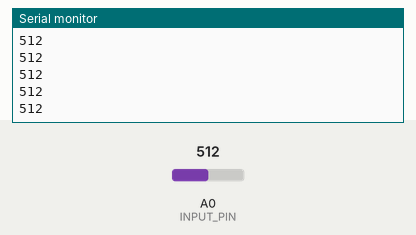
Recording of a sketch running on a simulated Arduino Uno, built with avr-gcc and run on an emulated ATmega328P. Shown: the last lines printed to the serial monitor. The test bench sets the inputs (shaded band); at power-on: A0 (INPUT_PIN) = 512.

Above: at 1.2 s.
1.3 s: A0 (INPUT_PIN) set to 716
At 1.38 s:
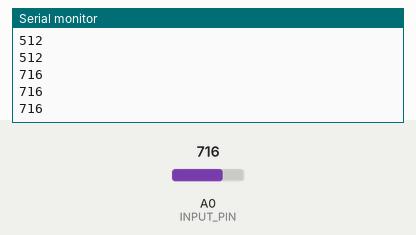
2.8 s: A0 (INPUT_PIN) set to 900
At 2.88 s:
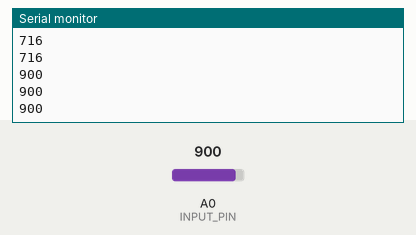
Timing chart, 0 to 5.8 s (numbered marks = the images above; inputs shaded):
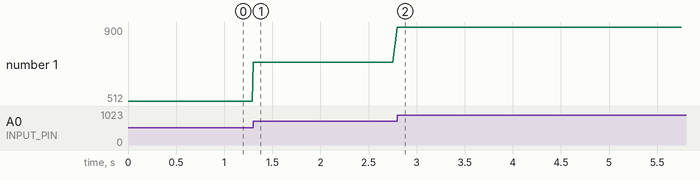

Measured:
- after the input at 1.3 s, the serial monitor: prints a new line at once (image 1)
- after the input at 2.8 s, the serial monitor: prints a new line at once (image 2)
- plotted number 1: 512 → 716 after the input at 1.3 s, 716 → 900 after the input at 2.8 s

The sketch:

signal.ino
```cpp
#define SAMPLE_RATE 512
#define BAUD_RATE 115200
#define INPUT_PIN A0

void setup() {
  // Serial connection begin
  Serial.begin(BAUD_RATE);
}

void loop() {
  // Calculate elapsed time
  static unsigned long past = 0;
  unsigned long present = micros();
  unsigned long interval = present - past;
  past = present;

  // Run timer
  static long timer = 0;
  timer -= interval;

  // Sample
  if (timer < 0) {
    timer += 1000000 / SAMPLE_RATE;
    int sensor_value = analogRead(INPUT_PIN);
    Serial.println(sensor_value);
  }
}
```
